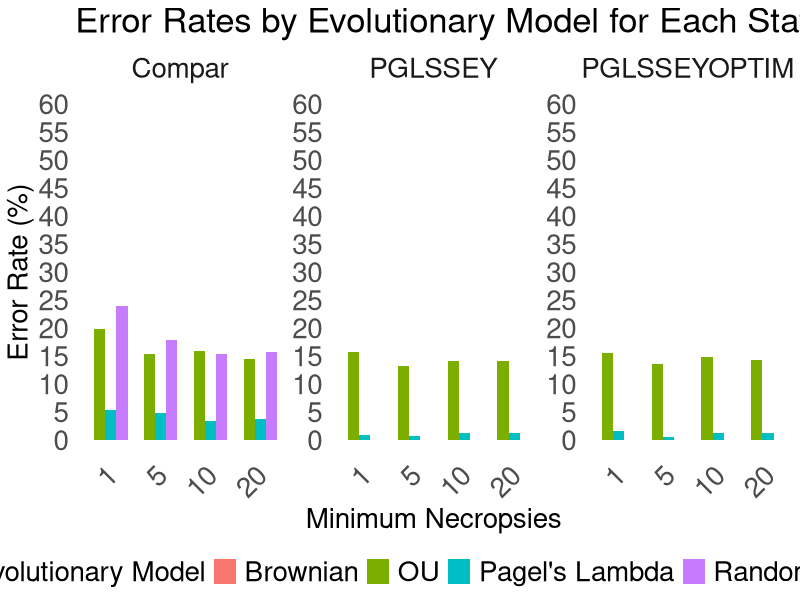
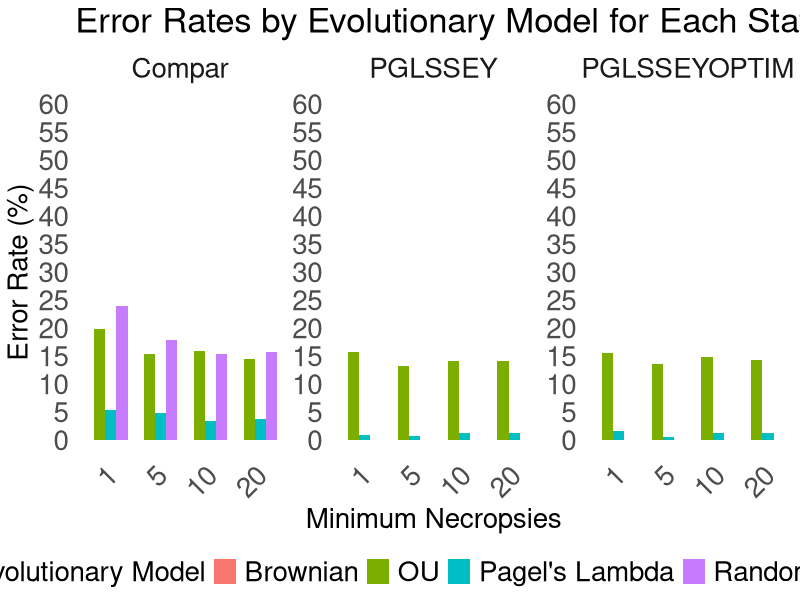

Generate these figures, in order, with R:
# Load necessary libraries
library(dplyr)
library(ggplot2)
library(cowplot)

# Read in CSV files for each evolutionary model
resultsOU <- read.csv("./pglsLambdaSimResultsOU123.csv")
resultsBrown <- read.csv("./pglsLambdaSimResultsBrown123.csv")
resultsWhite <- read.csv("pglsLambdaSimResultsWhite50123.csv")
resultsPagel <- read.csv("./pglsLambdaSimResultsPagel50123.csv")

# Combine datasets and add evolutionary model information as a column
resultsOU$evo_model <- "OU"
resultsBrown$evo_model <- "Brownian"
resultsWhite$evo_model <- "Random Noise"
resultsPagel$evo_model <- "Pagel's Lambda"

# Combine all data into one dataframe
all_results <- bind_rows(resultsOU, resultsBrown, resultsWhite, resultsPagel)

# Adding error type category based on `simslope` and `pval` conditions
all_results <- all_results %>%
  mutate(error_type = case_when(
    simslope != 0 & pval > 0.05 ~ "False Negative",
    simslope == 0 & pval < 0.05 ~ "False Positive",
    TRUE ~ "Correct"
  ))

# Calculate error rates by `min`, `model`, and `evo_model`
error_rates <- all_results %>%
  group_by(min, model, evo_model) %>%
  mutate(total = n()) %>%
  group_by(min, model, evo_model, error_type) %>%
  summarise(count = n(), total = first(total), .groups = 'drop') %>%
  ungroup() %>%
  mutate(rate = count / total)

error_rate_false<-filter(error_rates, error_type != "Correct")

write.csv(error_rate_false, "error_rate_false50.csv")

# Filter for False Negative and False Positive rates
filtered_rates <- error_rates %>%
  filter(error_type %in% c("False Negative", "False Positive")) %>%
  mutate(percent = rate * 100)

# Filter for False Negative and False Positive rates and calculate average error rate by model
average_error_rate_by_model <- error_rates %>%
  filter(error_type %in% c("False Negative", "False Positive")) %>%
  group_by(model) %>%
  summarise(avg_rate = sum(rate) / 16, .groups = 'drop') %>%  # Divide by 4 to account for the four model types
  mutate(percent = avg_rate * 100)

# Expand the data to include all combinations of min, model, evo_model, and error_type
expanded_rates <- expand.grid(
  min = unique(filtered_rates$min),
  model = unique(filtered_rates$model),
  evo_model = unique(filtered_rates$evo_model),
  error_type = c("False Negative", "False Positive")
)

# Filter expanded_rates to keep only valid combinations
expanded_rates <- expanded_rates %>%
  filter(
    (evo_model %in% c("Brownian", "OU", "Pagel's Lambda") & error_type == "False Negative") |
      (evo_model == "Random Noise" & error_type == "False Positive")
  )

brownian_zero_error <- expand.grid(
  min = unique(filtered_rates$min),
  model = unique(filtered_rates$model),
  evo_model = "Brownian",
  error_type = "False Negative"
) %>%
  mutate(percent = 0)

# Merge with the existing filtered_rates data
filtered_rates_with_gaps <- expanded_rates %>%
  left_join(filtered_rates, by = c("min", "model", "evo_model", "error_type")) %>%
  mutate(percent = ifelse(is.na(percent), 0, percent))

filtered_rates_with_gaps <- filtered_rates_with_gaps %>%
  bind_rows(brownian_zero_error)

# Plot with gaps and specific error type rules
ggplot(filtered_rates_with_gaps, aes(x = as.factor(min), y = percent, fill = evo_model)) +
  geom_bar(stat = "identity", position = position_dodge(width = 0.9), aes(group = interaction(evo_model, error_type))) +
  facet_wrap(~model, scales = "free_y") +
  labs(
    title = "Error Rates by Evolutionary Model for Each Statistical Model 50 Species",
    x = "Minimum Necropsies",
    y = "Error Rate (%)",
    fill = "Evolutionary Model"
  ) +
  theme_minimal() +
  theme(
    axis.text.x = element_text(angle = 45, hjust = 1),
    legend.position = "bottom",
    panel.grid = element_blank(),
    plot.title = element_text(size = 25),         # Increase title text size
    axis.title.x = element_text(size = 20),       # Increase x-axis label text size
    axis.title.y = element_text(size = 20),       # Increase y-axis label text size
    axis.text = element_text(size = 20),          # Increase tick text size
    strip.text = element_text(size = 20),         # Increase facet label text size
    legend.text = element_text(size = 20),        # Increase legend text size
    legend.title = element_text(size = 20)        # Increase legend title text size
  ) +
  scale_y_continuous(limits = c(0, 60), breaks = seq(0, 60, by = 5))

ggsave(file = "error50Species.pdf", width = 13, height = 10)